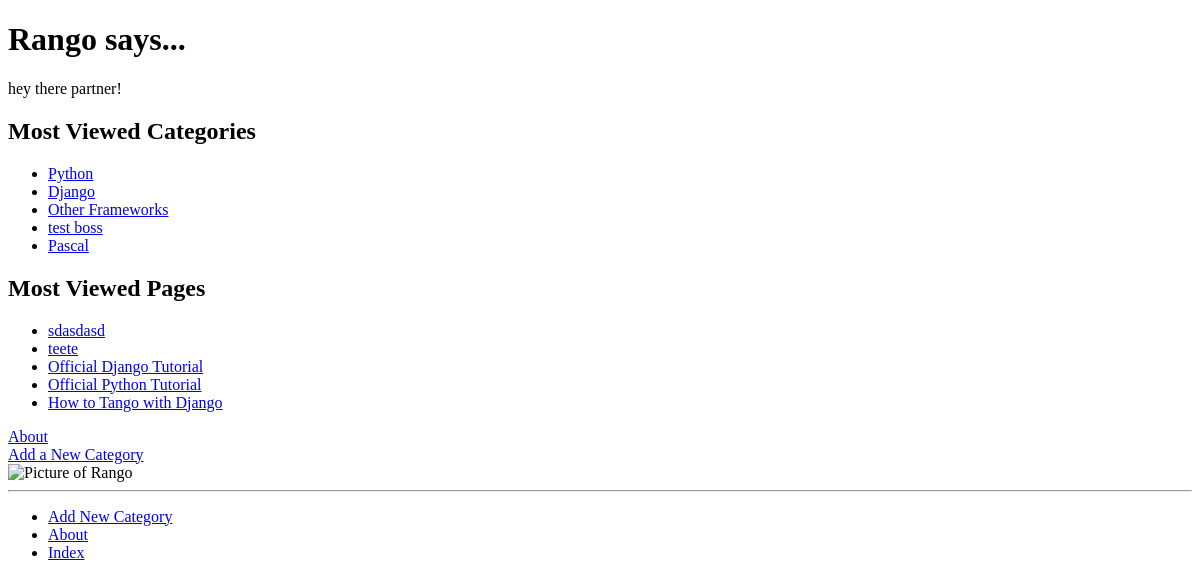
Before: / with the older database file.
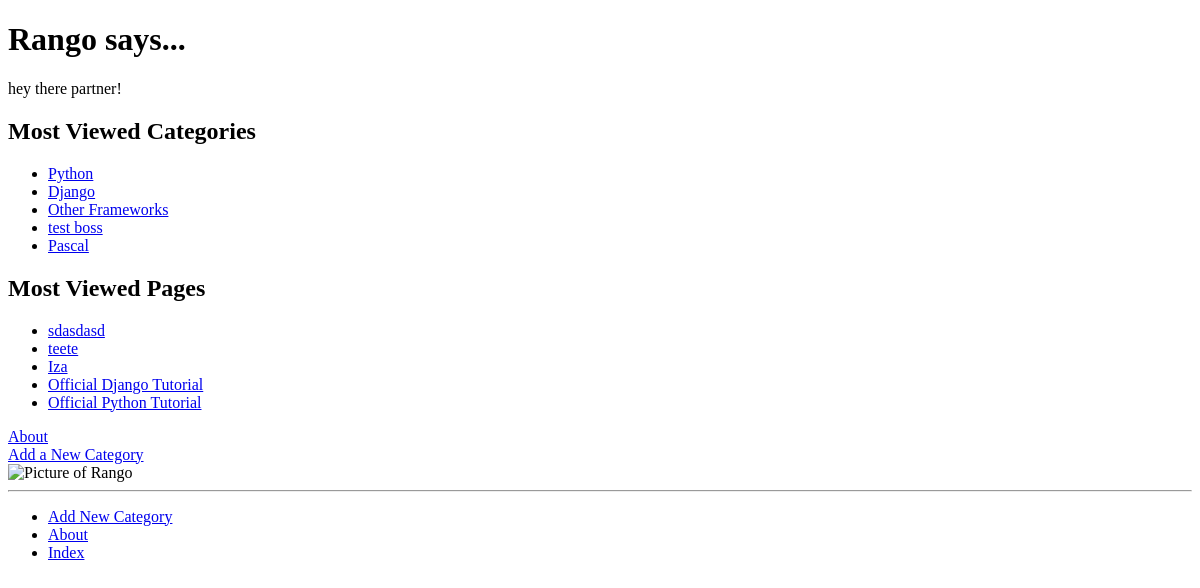
After: the same page with the newer database file.
### rangoapp/models.py (models this page shows, shortened)
class Category(models.Model):
    name = models.CharField(max_length=128, unique=True)
    views = models.IntegerField(default=0)
    likes = models.IntegerField(default=0)
    slug = models.SlugField(unique=True)
    class Meta:
        verbose_name_plural = 'categories'

class Page(models.Model):
    category = models.ForeignKey(Category)
    title = models.CharField(max_length=128)
    url = models.URLField()
    views = models.IntegerField(default=0)

### rangoapp/views.py (the view)
# urls.py: url(r'^$', views.index, name='index'),
def index(request):
    category_list = Category.objects.order_by('-likes')[:5]
    page_list = Page.objects.order_by('views')[:5]
    context_dict = {'categories': category_list, 'pages': page_list}
    return render(request, 'rangoapp/index.html', context=context_dict)

### templates/rangoapp/index.html
{% extends 'rangoapp/base.html' %}
{% load staticfiles %}
{% block body_block %}
        <h1>Rango says...</h1>
        <div>hey there partner!</div>
        <div>
            <h2>Most Viewed Categories</h2>
            {% if categories %}
            <ul>
                {% for category in categories %}
                    <li>
                       <a href="{% url 'show_category' category.slug %}">
                           {{ category.name }}
                        </a>
                    </li>
                {% endfor %}
            </ul>
            {% else %}
                <strong>There are no categories present.</strong>
            {% endif %}
        </div>
        <div>
                <h2>Most Viewed Pages</h2>
                {% if pages %}
                <ul>
                    {% for page in pages %}
                        <li>
                            <a href="{{ page.url }}">{{ page.title }}</a>
                        </li>
                    {% endfor %}
                </ul>
                {% else %}
                    <strong>There are no categories present.</strong>
                {% endif %}
            </div>
        <div>
            <a href="/rangoapp/about/">About</a> <br />
            <a href="/rangoapp/add_category/">Add a New Category</a> <br />
            <img src="{% static "images/django.png" %}"
                 alt="Picture of Rango" />
        </div>
{% endblock body_block %}

Changed rows visible on the page:
no longer on this page (row unchanged): Page: title "How to Tango with Django"
added Page: title "Iza"
